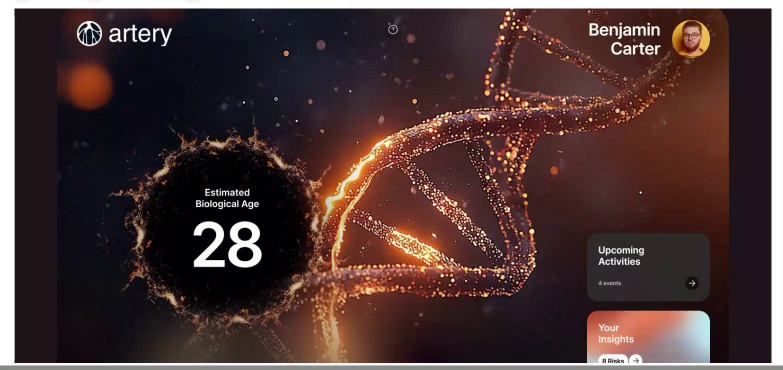
#> input picture reference/01-hero.png, 1566 x 740 px, found by its file name (shown at 1/2 size); its folder holds 3 pictures in this run
$ python compare.py ../reference/01-hero.png
#> lines starting #> are read from the running program, lines starting #| are printed output that depends on the picture; pictures that were not available may be replaced by others from this repository, and a replacement may not be noted
"""Side-by-side: reference frame (cropped to its hero panel) vs our screenshot (cropped to ours).

Usage:
  python3 scripts/compare.py phase2 [01-hero]        -> docs/progress/phase2-vs-01-hero.png
  python3 scripts/compare.py <reference.png> <ours.png> <out.png>
"""
import sys
from PIL import Image, ImageDraw

a = sys.argv[1:]
if len(a) <= 2:
    name, ref_name = a[0], (a[1] if len(a) > 1 else '01-hero')
    ref_path = f'reference/{ref_name}.png'
    ours_path = f'docs/progress/{name}.png'
    out_path = f'docs/progress/{name}-vs-{ref_name}.png'
else:
    ref_path, ours_path, out_path = a[:3]

ref = Image.open(ref_path).convert('RGB').crop((112, 17, 1457, 725))
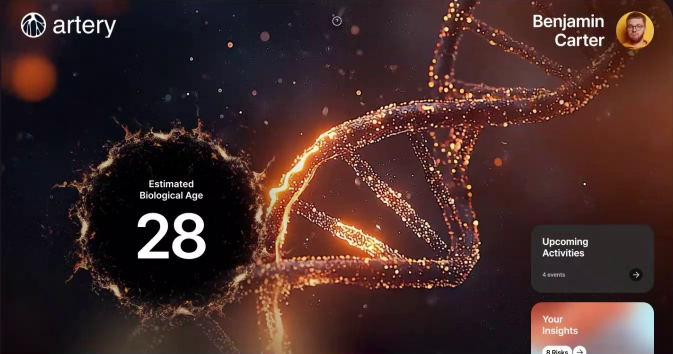
#> ref: PIL image 1345x708 RGB (shown at 1/2 size); mean R, G, B 68.1, 42.7, 40.5
ours = Image.open(ours_path).convert('RGB')
#> ours is the input picture: PIL image 1566x740 RGB; mean R, G, B 76.5, 54.5, 53.3
ours = ours.crop((24, 16, ours.width - 24, ours.height))
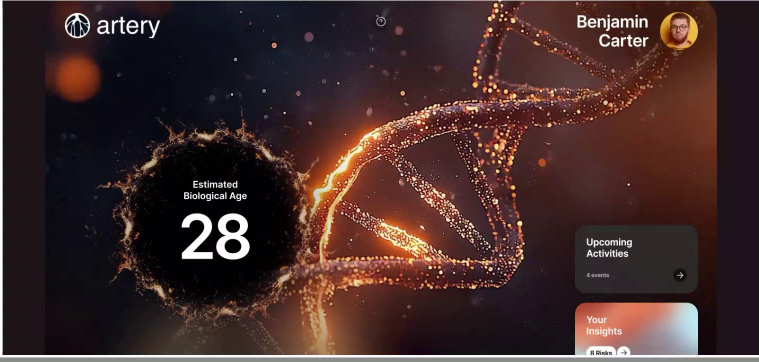
#> ours: PIL image 1518x724 RGB (shown at 1/2 size); mean R, G, B 67, 43.8, 42.5
h = 700
ref = ref.resize((round(ref.width * h / ref.height), h), Image.LANCZOS)
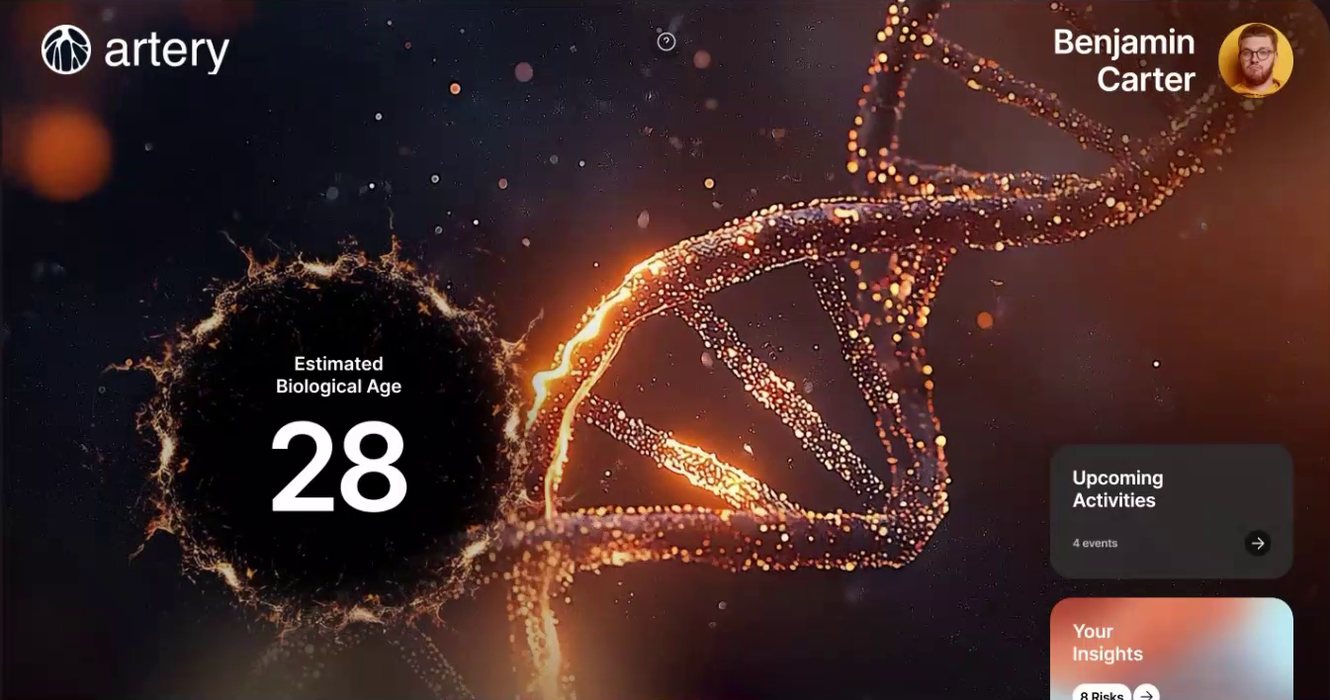
#> ref: PIL image 1330x700 RGB; mean R, G, B 68, 42.7, 40.5
ours = ours.resize((round(ours.width * h / ours.height), h), Image.LANCZOS)
#> ours: PIL image 1468x700 RGB
gap, top = 16, 40
out = Image.new('RGB', (ref.width + ours.width + gap * 3, h + top + gap), '#111')
#> out: PIL image 2846x756 RGB; every value is 17
out.paste(ref, (gap, top))
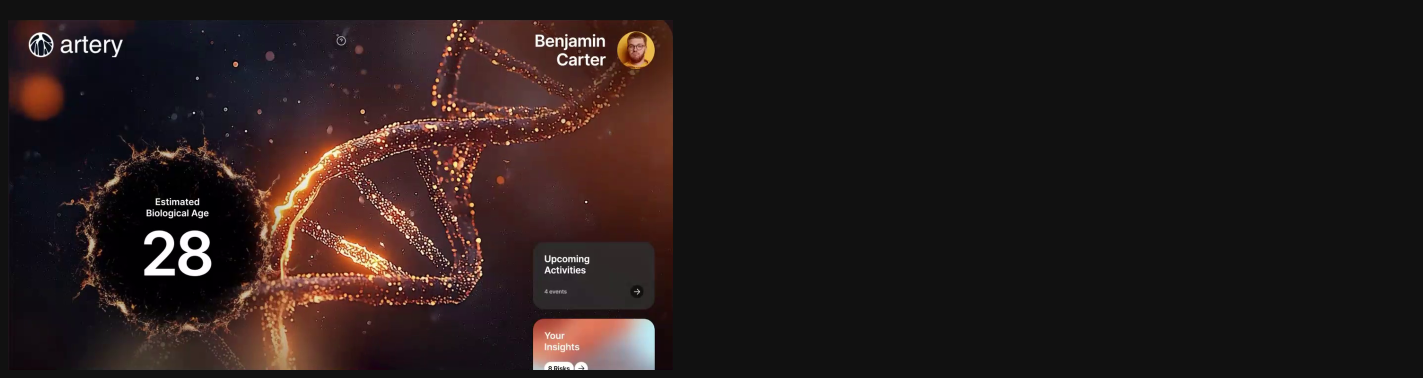
#> out: PIL image 2846x756 RGB (shown at 1/2 size); mean R, G, B 39.1, 28.1, 27.2
out.paste(ours, (ref.width + gap * 2, top))
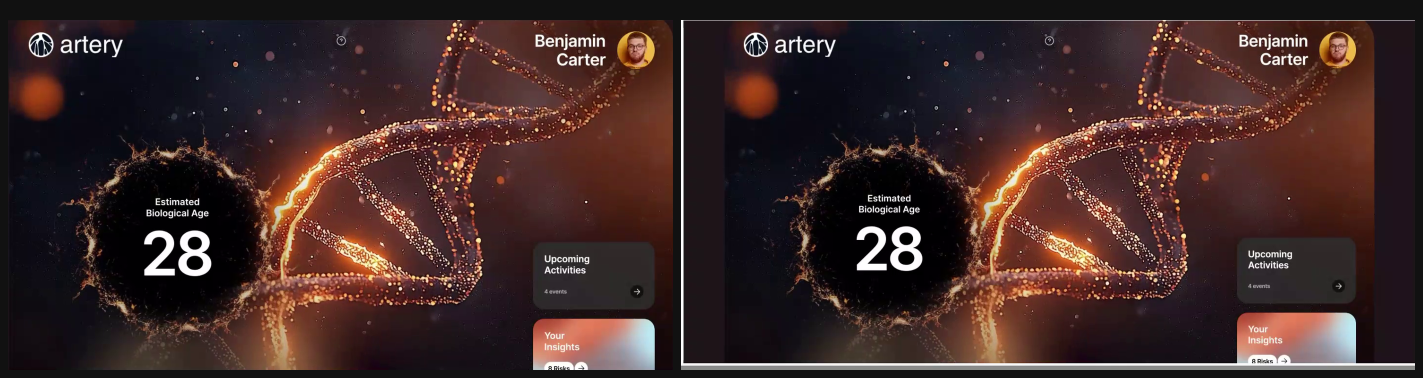
#> out: PIL image 2846x756 RGB (shown at 1/2 size); mean R, G, B 62.9, 40.9, 39.3
d = ImageDraw.Draw(out)
d.text((gap, 12), 'REFERENCE  ' + ref_path.split('/')[-1], fill='#ddd')
d.text((ref.width + gap * 2, 12), 'GRIDPULSE  ' + ours_path.split('/')[-1], fill='#ddd')
out.save(out_path)
print(out_path)
